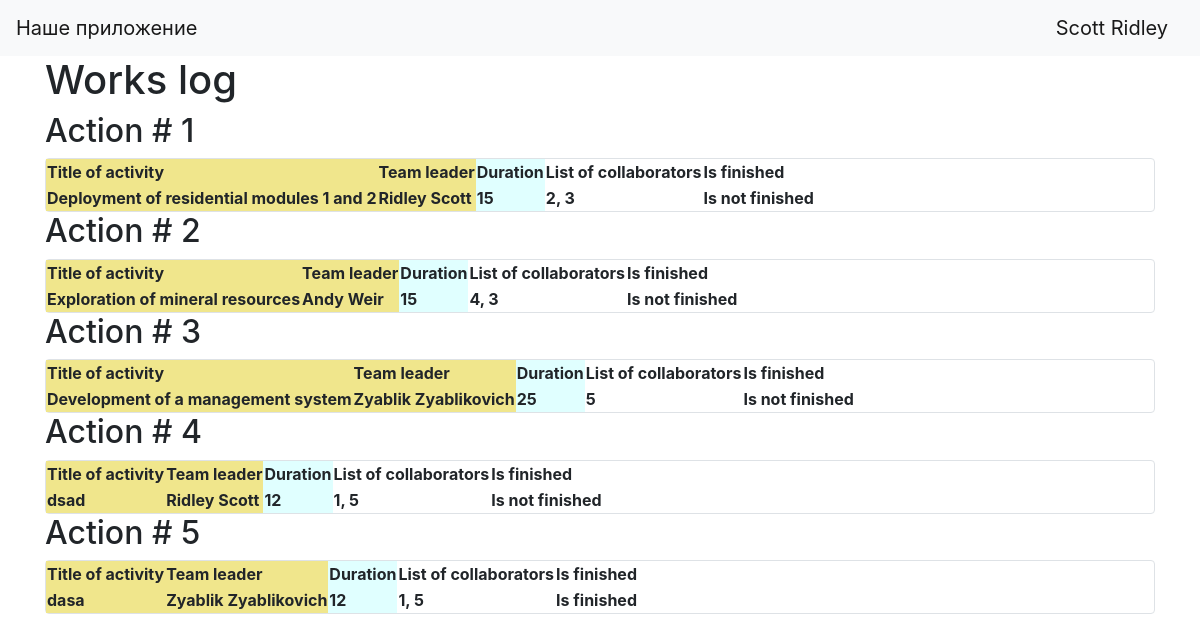
The page / (signed in) on the database its author committed.
### data/users.py (models this page shows, shortened)
class User(SqlAlchemyBase, UserMixin):
    __tablename__ = 'users'
    id = sqlalchemy.Column(sqlalchemy.Integer,
                           primary_key=True, autoincrement=True)
    name = sqlalchemy.Column(sqlalchemy.String, nullable=True)
    surname = sqlalchemy.Column(sqlalchemy.String, nullable=True)
    age = sqlalchemy.Column(sqlalchemy.Integer, nullable=True)
    position = sqlalchemy.Column(sqlalchemy.String, nullable=True)
    speciality = sqlalchemy.Column(sqlalchemy.String, nullable=True)
    address = sqlalchemy.Column(sqlalchemy.String, nullable=True)
    email = sqlalchemy.Column(sqlalchemy.String,
                              index=True, unique=True, nullable=True)
    hashed_password = sqlalchemy.Column(sqlalchemy.String, nullable=True)
    modified_date = sqlalchemy.Column(sqlalchemy.DateTime, default=datetime.datetime.now)

### data/jobs.py (models this page shows)
class Jobs(SqlAlchemyBase):
    __tablename__ = 'jobs'
    id = sqlalchemy.Column(sqlalchemy.Integer, primary_key=True, autoincrement=True)
    team_leader = sqlalchemy.Column(sqlalchemy.Integer, sqlalchemy.ForeignKey("users.id"))
    job = sqlalchemy.Column(sqlalchemy.String, nullable=True)
    work_size = sqlalchemy.Column(sqlalchemy.Integer, nullable=True)
    collaborators = sqlalchemy.Column(sqlalchemy.String, nullable=True)
    start_date = sqlalchemy.Column(sqlalchemy.DateTime, default=datetime.datetime.now)
    end_date = sqlalchemy.Column(sqlalchemy.DateTime, default=datetime.datetime.now)
    is_finished = sqlalchemy.Column(sqlalchemy.Boolean, nullable=True)
    user = orm.relation('User')

### main.py (the view)
@app.route('/')
def index():
    db_sess = db_session.create_session()
    jobs = db_sess.query(Jobs).filter(Jobs.id > 0).all()
    for i in jobs:
        if i.is_finished:
            i.is_finished1 = 'Is finished'
        else:
            i.is_finished1 = 'Is not finished'
        user = db_sess.query(User).filter(User.id == i.team_leader).first()
        i.team_leader1 = user.name + ' ' + user.surname
    return render_template("index.html", jobs=jobs)

### data/db_session.py (called while the page is built)
def create_session() -> Session:
    global __factory
    return __factory()

### main.py (called while the page is built)
@login_manager.user_loader
def load_user(user_id):
    db_sess = db_session.create_session()
    return db_sess.query(User).get(user_id)

### templates/index.html
{% extends "base.html" %}
{% block content %}
<h1>Works log</h1>
{% for item in jobs%}
<h2>Action # {{item.id}}</h2>
<div class="col-md6 border rounded">
    <table>
  <colgroup>
    <col span="2" style="background:Khaki">
    <col style="background-color:LightCyan">
  </colgroup>
  <tr>
    <th>Title of activity</th>
    <th>Team leader</th>
    <th>Duration</th>
    <th>List of collaborators</th>
      <th>Is finished</th>
  </tr>
  <tr>
    <th>{{item.job}}</th>
    <th>{{item.team_leader1}}</th>
    <th>{{item.work_size}}</th>
    <th>{{item.collaborators}}</th>
      <th>{{item.is_finished1}}</th>
  </tr>
</table>
</div>
{% endfor %}
{% endblock %}ml>

### templates/base.html (shortened to what this page needs)
<!doctype html>
<html lang="en">
<head>
    <link rel="stylesheet"
          href="https://stackpath.bootstrapcdn.com/bootstrap/4.4.1/css/bootstrap.min.css"
>
</head>
<body>
<header>
    <nav class="navbar navbar-light bg-light">
        <a class="navbar-brand" href="#">Наше приложение</a>
        {% if current_user.is_authenticated %}
    <a class="navbar-brand" href="/logout">{{ current_user.surname }} {{ current_user.name }}</a>
{% else %}
    <p>
        <a class="btn btn-primary " href="/register">Зарегистрироваться</a>
        <a class="btn btn-success" href="/login">Войти</a>
    </p>
{% endif %}
    </nav>
</header>
<main role="main" class="container">
    {% block content %}{% endblock %}
</main>
</body>
</html>

### rows shown on the page
User: surname "Scott", name "Ridley"
Jobs: id "1", job "Deployment of residential modules 1 and 2", team_leader1 "Ridley Scott", work_size "15", collaborators "2, 3", is_finished1 "Is not finished"
Jobs: id "2", job "Exploration of mineral resources", team_leader1 "Andy Weir", work_size "15", collaborators "4, 3", is_finished1 "Is not finished"
Jobs: id "3", job "Development of a management system", team_leader1 "Zyablik Zyablikovich", work_size "25", collaborators "5", is_finished1 "Is not finished"
Jobs: id "4", job "dsad", team_leader1 "Ridley Scott", work_size "12", collaborators "1, 5", is_finished1 "Is not finished"
Jobs: id "5", job "dasa", team_leader1 "Zyablik Zyablikovich", work_size "12", collaborators "1, 5", is_finished1 "Is finished"
